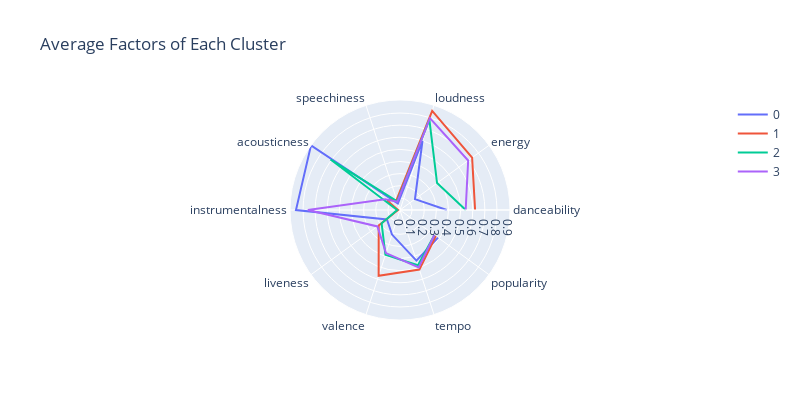

The code cell stored with this chart in its notebook:
### Code cell
fig = go.Figure()

for i in range(len(cluster_song_qualities)):
    fig.add_trace(go.Scatterpolar(
            r = cluster_song_qualities.iloc[i],
            theta = relevant_qualities,
            mode = 'lines',
            name = cluster_song_qualities.index[i].astype(str)
        ))
    
fig.update_layout(
    title = 'Average Factors of Each Cluster',
    showlegend = True,
    width=800, 
    height=400
)

fig.show()

### Figure 1 — Plotly figure (JSON) as saved in the notebook; plotly's stock layout.template omitted (floating-point values rounded to 4 significant figures)
{"data": [{"mode": "lines", "name": "0", "r": [0.386, 0.1527, 0.5996, 0.05741, 0.9074, 0.8581, 0.1331, 0.213, 0.4387, 0.3879], "theta": ["danceability", "energy", "loudness", "speechiness", "acousticness", "instrumentalness", "liveness", "valence", "tempo", "popularity"], "type": "scatterpolar"}, {"mode": "lines", "name": "1", "r": [0.6195, 0.7353, 0.8593, 0.08925, 0.1321, 0.01579, 0.2171, 0.5701, 0.5167, 0.3653], "theta": ["danceability", "energy", "loudness", "speechiness", "acousticness", "instrumentalness", "liveness", "valence", "tempo", "popularity"], "type": "scatterpolar"}, {"mode": "lines", "name": "2", "r": [0.5425, 0.3779, 0.7837, 0.07545, 0.708, 0.02356, 0.1874, 0.3891, 0.4791, 0.3515], "theta": ["danceability", "energy", "loudness", "speechiness", "acousticness", "instrumentalness", "liveness", "valence", "tempo", "popularity"], "type": "scatterpolar"}, {"mode": "lines", "name": "3", "r": [0.5417, 0.695, 0.7976, 0.07166, 0.1524, 0.7602, 0.2304, 0.3735, 0.4987, 0.3511], "theta": ["danceability", "energy", "loudness", "speechiness", "acousticness", "instrumentalness", "liveness", "valence", "tempo", "popularity"], "type": "scatterpolar"}], "layout": {"height": 400, "showlegend": true, "title": {"text": "Average Factors of Each Cluster"}, "width": 800}}
